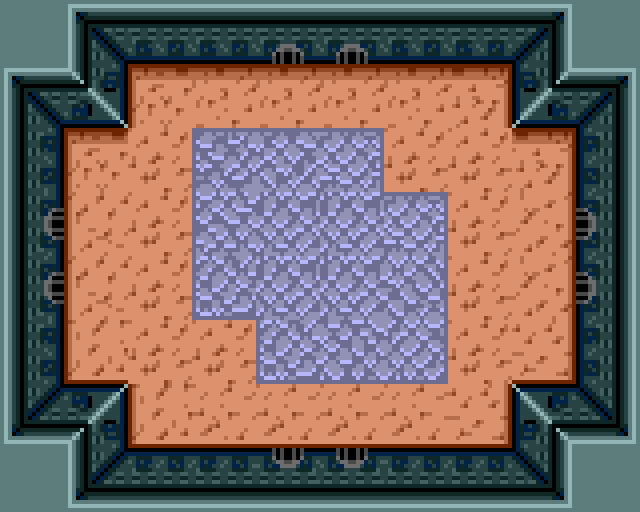

A level layout from a 2D game, rendered from its tile map. Below: a short description, then the map file with its tile-grid data intact:
An orthogonal 10x8 tile map with 64x64 px tiles, 1 tile layer (Tile Layer 1).

<map version="1.0" orientation="orthogonal" renderorder="right-down" width="10" height="8" tilewidth="64" tileheight="64" nextobjectid="1">
 <tileset firstgid="1" name="FloorTiles1_Large" tilewidth="64" tileheight="64" tilecount="100" columns="10">
  <image source="FloorTiles1_Large.bmp" trans="ff00ff" width="640" height="640" />
 </tileset>
 <layer name="Tile Layer 1" width="10" height="8">
  <data encoding="csv">
15,4,5,5,27,27,5,5,6,15,
4,7,1,2,2,2,2,3,8,6,
14,1,12,31,32,33,12,12,3,16,
30,11,12,41,42,42,33,12,13,28,
30,11,12,51,42,42,43,12,13,28,
14,21,12,12,51,52,53,12,23,16,
24,17,21,22,22,22,22,23,18,26,
15,24,25,25,29,29,25,25,26,15
</data>
 </layer>
</map>